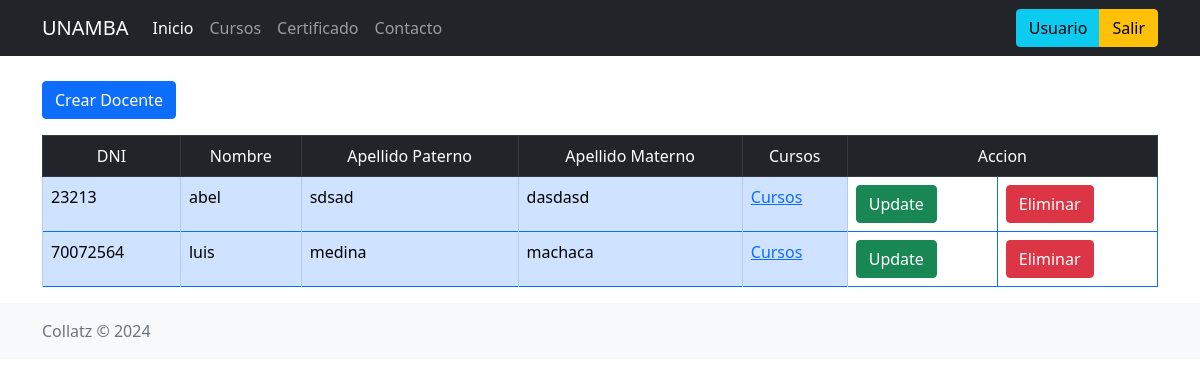
Page /docentes on the committed database.
### app.py (models this page shows)
class Docente(db.Model):
	dniDocente=db.Column(db.Integer, primary_key=True)
	nombre=db.Column(db.String(50), nullable=False)
	apePaterno=db.Column(db.String(50),nullable=False)
	apeMaterno=db.Column(db.String(50),nullable=False)
	contrasenia=db.Column(db.String(80), nullable=False)
	cursos=db.relationship('Curso', backref='docente', lazy=True)#esto es para que desde la lista de cursos se acceda a los campos de Docente

### app.py (the view)
@app.route("/docentes", methods=["GET"])
def list_docentes():
	docQuery=Docente.query.all()
	for doc in docQuery:
		print(doc.dniDocente)
	return render_template("docentes.html", docentes=docQuery)

### templates/docentes.html (shortened to what this page needs)
{% extends "base.html" %}
{% block content %}
    <div class="container-sm d-grid gap-3">
      <div>
        <button type="button" class="btn btn-primary" data-bs-toggle="modal" data-bs-target="#staticBackdrop">Crear Docente</button>
      </div>
      <table class="table table-bordered border-primary">
          <thead class="table-dark">
              <tr>
                  <td class="text-center">DNI</td>
                  <td class="text-center">Nombre</td>
                  <td class="text-center">Apellido Paterno</td>
                  <td class="text-center">Apellido Materno</td>
                  <td class="text-center">Cursos</td>
                  <td colspan="2" class="text-center">Accion</td>
              </tr>
          </thead>
          <tbody>
            {% for docente in docentes %}
              <tr>
                  <td class="table-primary">{{ docente.dniDocente }}</td>
                  <td class="table-primary">{{ docente.nombre }}</td>
                  <td class="table-primary">{{ docente.apePaterno }}</td>
                  <td class="table-primary">{{ docente.apeMaterno }}</td>
                  <td class="table-primary"><a href="{{url_for('listar_curso',dni=docente.dniDocente)}}">Cursos</a></td>
                  <td><button type="button" class="btn btn-success" data-bs-toggle="modal" data-bs-target="#update_docente_{{docente.dniDocente}}">Update</button></td>
                  <td><button type="button" class="btn btn-danger" data-bs-toggle="modal" data-bs-target="#delete_docente_{{docente.dniDocente}}">Eliminar</button></td>
              </tr>
            {% endfor %}
          </tbody>
      </table>
    </div>
  {% endblock %}

### rows in the picture
Docente: dniDocente "23213", nombre "abel", apePaterno "sdsad", apeMaterno "dasdasd"
Docente: dniDocente "70072564", nombre "luis", apePaterno "medina", apeMaterno "machaca"
